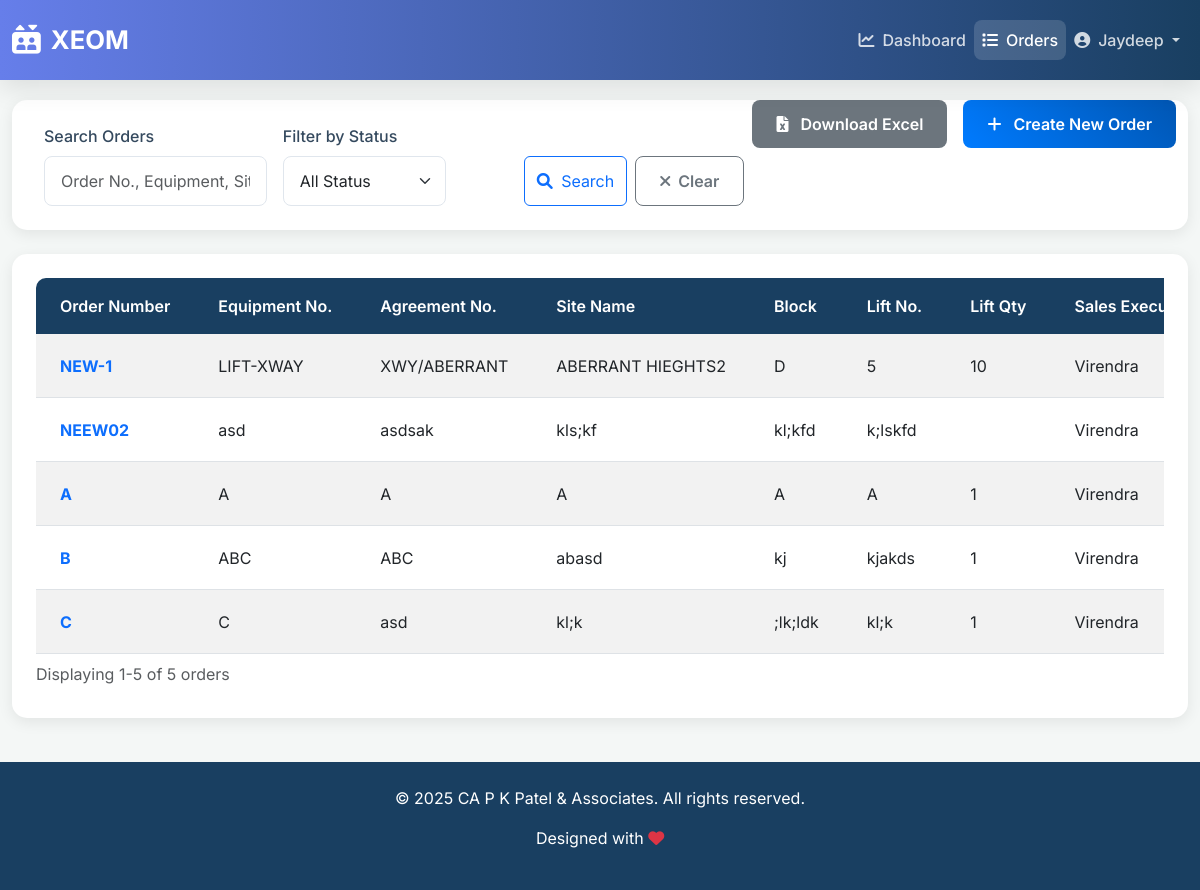
The page /xeom/list/ (signed in) on the database its author committed.
### Xeom/models.py (models this page shows, shortened)
class order(models.Model):
    order_number = models.CharField(max_length=100, primary_key=True, verbose_name="Order Number")
    equipment_number = models.CharField(max_length=100, verbose_name="Equipment Number")
    agreement_number = models.CharField(max_length=100, verbose_name="Agreement Number")
    site_name = models.CharField(max_length=100, verbose_name="Site Name")
    block = models.CharField(max_length=100, verbose_name="Block")
    lift_number = models.CharField(max_length=100, verbose_name="Lift Number")
    lift_quantity = models.IntegerField(verbose_name="Lift Quantity")
    sales_executive = models.ForeignKey(User, on_delete=models.CASCADE, verbose_name="Sales Executive")
    order_release = models.DateField(verbose_name="Order Release Date", blank=True,null=True)
    supervisor_decided = models.DateField(verbose_name="Supervisor Decided Date",blank=True,null=True)
    supervisor = models.ForeignKey(User, on_delete=models.CASCADE, related_name='supervisor', verbose_name="Supervisor",blank=True,null=True)
    bom_ready = models.DateField(verbose_name="BOM Ready Date",blank=True,null=True)
    gad_send_for_sign = models.DateField(verbose_name="GAD Send for Sign Date",blank=True,null=True)
    kick_off_meeting = models.DateField(verbose_name="Kick Off Meeting Date",blank=True,null=True)
    scaffolding_message = models.DateField(verbose_name="Scaffolding Message Date",blank=True,null=True)
    scaffolding_delivery = models.DateField(verbose_name="Scaffolding Delivery Date",blank=True,null=True)
    erector = models.CharField(max_length=100, verbose_name="Erector Name", choices=[('SOVANJI','SOVANJI'),('PRAVINBHAI','PRAVINBHAI'),('ROSHANBHAI','ROSHANBHAI'),('BHAVESHBHAI','BHAVESHBHAI'),('JATINBHAI','JATINBHAI'),('DIPAKBHAI','DIPAKBHAI'),('KIRANBHAI','KIRANBHAI'),('MUNAVARBHAI','MUNAVARBHAI'),('KAUSHIKBHAI','KAUSHIKBHAI'),('RAJU','RAJU'),('ASHOKBHAI','ASHOKBHAI'),('OM PRAKASH','OM PRAKASH')],blank=True, null=True)
    erector_decided = models.DateField(verbose_name="Erector Decided Date",blank=True,null=True)
    erector_file_ready = models.DateField(verbose_name="Erector File Ready Date",blank=True,null=True)
    scaffolding_installation = models.DateField(verbose_name="Scaffolding Installation Date",blank=True,null=True)
    reading_receipt = models.DateField(verbose_name="Reading Receipt Date",blank=True,null=True)
    po_release = models.JSONField(verbose_name="PO Release", default=dict,blank=True,null=True)
    material_dump = models.JSONField(verbose_name="Material Dump", default=dict,blank=True,null=True)
    installation = models.JSONField(verbose_name="Installation Date", default=dict,blank=True,null=True)
    lift_handover = models.DateField(verbose_name="Lift Handover Date",blank=True,null=True)
    gad_sign_complete = models.DateField(verbose_name="GAD Sign Complete Date",blank=True,null=True)
    form_a_submitted = models.DateField(verbose_name="Form A Submitted Date",blank=True,null=True)
    form_a_permission_received = models.DateField(verbose_name="Form Permission Received Date",blank=True,null=True)
    form_b_submitted = models.DateField(verbose_name="Form B Submitted Date",blank=True,null=True)
    license_received = models.DateField(verbose_name="License Received Date",blank=True,null=True)
    license_handover = models.DateField(verbose_name="License Handover Date",blank=True,null=True)
    handover_oc_submitted = models.DateField(verbose_name="Handover OC Submitted Date",blank=True,null=True)
    email_to_maintenance = models.DateField(verbose_name="Email to Maintenance Date",blank=True,null=True)
    receipt_by_maintenance = models.DateField(verbose_name="Receipt by Maintenance Date",blank=True,null=True)
    status = models.CharField(max_length=100,verbose_name="Status", default="In Progress", choices=[('In Progress', 'In Progress'),('Completed', 'Completed'),])
    history = HistoricalRecords()

### Xeom/views.py (the view, shortened to what this page needs)
# urls.py: path('list/', views.OrderListView.as_view(), name='order_list'),
class OrderListView(LoginRequiredMixin, ListView):
    model = order
    template_name = 'order_list.html'
    context_object_name = 'orders'
    paginate_by = 10
    def get_queryset(self):
        if self.request.user.groups.filter(name='Admin').exists():
            queryset = order.objects.all()
        else:
            queryset = order.objects.all().filter(order_release__isnull=False)
        status = self.request.GET.get('status')
        search = self.request.GET.get('search')
        if status:
            queryset = queryset.filter(status=status)
        return queryset.order_by('-order_release')

### Xeom/templates/order_list.html (shortened to what this page needs)
{% extends "base.html" %}
{% load static %}
{% block content %}
<div class="container-fluid">
    <a href="{% url 'order_create' %}" class="btn btn-primary float-end">
        <i class="fas fa-plus me-2"></i> Create New Order
    </a>
    <a href="{% url 'export_orders_xls' %} " class="btn btn-secondary float-end me-3">
        <i class="fas fa-file-excel me-2"></i> Download Excel
    </a>
</div>
<div class="search-form">
    <form method="get" class="row g-3 align-items-end">
        <div class="col-md-4 col-lg-4">
            <label for="search-input" class="form-label">Search Orders</label>
            <input type="text" name="search" id="search-input" class="form-control" placeholder="Order No., Equipment, Site..." value="{{ request.GET.search }}">
        </div>
        <div class="col-md-3 col-lg-3">
            <label for="status-select" class="form-label">Filter by Status</label>
            <select name="status" id="status-select" class="form-select">
                <option value="">All Status</option>
            </select>
        </div>
        <div class="col-md-5 col-lg-5 d-flex justify-content-end">
            <button type="submit" class="btn btn-outline-primary me-2">
                <i class="fas fa-search me-1"></i> Search
            </button>
            <a href="{% url 'order_list' %}" class="btn btn-outline-secondary">
                <i class="fas fa-times me-1"></i> Clear
            </a>
        </div>
    </form>
</div>
<div class="card">
    <div class="card-body">
        <div class="table-responsive">
            <table class="table table-striped table-hover">
                <caption>Displaying {{ page_obj.start_index|default:0 }}-{{ page_obj.end_index|default:0 }} of {{ paginator.count }} orders</caption>
                <thead class="table-dark">
                    <tr>
                        <th>Order Number</th>
                        <th>Equipment No.</th>
                        <th>Agreement No.</th>
                        <th>Site Name</th>
                        <th>Block</th>
                        <th>Lift No.</th>
                        <th>Lift Qty</th>
                        <th>Sales Executive</th>
                    </tr>
                </thead>
                <tbody>
                    {% for order in orders %}
                    <tr>
                        <td>
                            <a href="{% url 'order_detail' order.order_number %}" class="text-decoration-none text-primary">
                                <strong>{{ order.order_number }}</strong>
                            </a>
                        </td>
                        <td>{{ order.equipment_number|default:"" }}</td>
                        <td>{{ order.agreement_number|default:"" }}</td>
                        <td>{{ order.site_name|default:"" }}</td>
                        <td>{{ order.block|default:"" }}</td>
                        <td>{{ order.lift_number|default:"" }}</td>
                        <td>{{ order.lift_quantity|default:"" }}</td>
                        <td>{{ order.sales_executive.get_full_name|default:order.sales_executive.username }}</td>
                    </tr>
                    {% endfor %}
                </tbody>
            </table>
        </div>
    </div>
</div>
{% endblock content %}

### Xeom/templates/base.html (shortened to what this page needs)
{% load static %}
<!DOCTYPE html>
<html lang="en">
<head>
    <link href="https://cdn.jsdelivr.net/npm/bootstrap@5.3.0/dist/css/bootstrap.min.css" rel="stylesheet">
    <link href="https://cdnjs.cloudflare.com/ajax/libs/font-awesome/6.0.0/css/all.min.css" rel="stylesheet">
</head>
<body>
    <nav class="navbar navbar-expand-lg">
        <div class="container-fluid">
            <a class="navbar-brand" href="{% url 'dashboard' %}">
                <i class="fas fa-elevator"></i> XEOM
            </a>
            <div class="collapse navbar-collapse justify-content-end" id="navbarNav">
                <ul class="navbar-nav">
                    <li class="nav-item">
                        <a class="nav-link {% if request.resolver_match.url_name == 'dashboard' %}active{% endif %}" aria-current="page" href="{% url 'dashboard' %}">
                            <i class="fas fa-chart-line me-2"></i>Dashboard
                        </a>
                    </li>
                    <li class="nav-item">
                        <a class="nav-link {% if request.resolver_match.url_name == 'order_list' %}active{% endif %}" href="{% url 'order_list' %}">
                            <i class="fas fa-list me-2"></i>Orders
                        </a>
                    </li>
                    {% if user.is_authenticated %}
                    <li class="nav-item dropdown">
                        <a class="nav-link dropdown-toggle" href="#" id="navbarDropdown" role="button" data-bs-toggle="dropdown" aria-expanded="false">
                            <i class="fas fa-user-circle me-2"></i>{{ user.get_full_name|default:user.username }}
                        </a>
                    </li>
                    {% else %}
                    <li class="nav-item">
                        <a class="nav-link" href="{% url 'login' %}">
                            <i class="fas fa-sign-in-alt me-2"></i>Login
                        </a>
                    </li>
                    {% endif %}
                </ul>
            </div>
        </div>
    </nav>
    <div class="container-fluid main-content">
        {% block content %}
        {% endblock content %}
    </div>
    <footer class="footer">
        <div class="container-fluid">
            <p>&copy; 2025 CA P K Patel & Associates. All rights reserved.</p>
            <p>Designed with <i class="fas fa-heart text-danger"></i> </p>
        </div>
    </footer>
</body>
</html>

### Xeom/templates/base.html (style rules this page uses)
:root { --primary-color: #667eea; --accent-color: #3498db; --text-color: #34495e; --light-bg: #f8f9fa; --dark-bg: #2c3e50; --card-bg: #ffffff; --border-color: #e9ecef; --shadow-light: 0 4px 15px rgba(0,0,0,0.08); --shadow-medium: 0 8px 25px rgba(0,0,0,0.1); --secondary-color: #193f61; --success-color: #28a745; --warning-color: #ffc107; --danger-color: #dc3545; --info-color: #17a2b8; --light-bg: #f4f7f6; --white-bg: #ffffff; --border-color: #e0e6ed; --text-dark: #2c3e50; --text-muted: #7f8c8d; --header-gradient-start: #4a69bd; --header-gradient-end: #183571; --card-shadow: 0 4px 15px rgba(0,0,0,0.07); }
body { font-family: 'Inter', sans-serif; background-color: var(--light-bg); color: var(--text-color); min-height: 100vh; display: flex; flex-direction: column; }
.navbar { background: linear-gradient(90deg, var(--primary-color) 0%, var(--secondary-color) 100%); box-shadow: var(--shadow-medium); padding: 1rem 0; }
.navbar-brand { color: white !important; font-weight: 700; font-size: 1.6rem; display: flex; align-items: center; }
.navbar-brand i { margin-right: 10px; font-size: 1.8rem; }
.navbar-nav .nav-link { color: rgba(255, 255, 255, 0.8) !important; font-weight: 500; padding: 0.5rem 1rem; border-radius: 8px; transition: all 0.3s ease; }
.navbar-nav .nav-link:hover, .navbar-nav .nav-link.active { color: white !important; background-color: rgba(255, 255, 255, 0.15); }
.main-content { flex: 1; padding-top: 20px; padding-bottom: 20px; }
.card { border: none; border-radius: 15px; box-shadow: var(--shadow-light); overflow: hidden; margin-bottom: 1.5rem; }
.card-body { padding: 1.5rem; }
.btn-primary { background: linear-gradient(45deg, #007bff 0%, #0056b3 100%); border: none; border-radius: 8px; padding: 0.75rem 1.5rem; font-weight: 600; transition: all 0.3s ease; }
.btn-secondary { background-color: #6c757d; border: none; border-radius: 8px; padding: 0.75rem 1.5rem; font-weight: 600; transition: all 0.3s ease; }
.btn-outline-secondary { border-color: #6c757d; color: #6c757d; border-radius: 8px; padding: 0.75rem 1.5rem; font-weight: 600; transition: all 0.3s ease; }
.form-control, .form-select { border-radius: 8px; padding: 0.75rem 1rem; border: 1px solid var(--border-color); transition: border-color 0.3s ease, box-shadow 0.3s ease; }
.form-label { font-weight: 500; color: var(--text-color); margin-bottom: 0.5rem; }
.table { border-radius: 10px; overflow: hidden; margin-bottom: 0; }
.table thead th { background-color: var(--secondary-color); color: white; border-bottom: none; padding: 1rem 1.5rem; font-weight: 600; }
.table tbody tr { transition: background-color 0.2s ease; }
.table tbody td { padding: 1rem 1.5rem; vertical-align: middle; }
.footer { background-color: var(--secondary-color); color: white; padding: 1.5rem 0; text-align: center; margin-top: auto; }

### Xeom/templates/order_list.html (style rules this page uses)
.table-responsive { min-height: 400px; overflow-x: auto; }
.search-form { background: var(--card-bg); padding: 1.5rem; border-radius: 15px; margin-bottom: 1.5rem; box-shadow: var(--shadow-light); }
.table thead th { white-space: nowrap; }
.table tbody td { white-space: nowrap; }

### rows shown on the page
order: order_number "NEW-1", equipment_number "LIFT-XWAY", agreement_number "XWY/ABERRANT", site_name "ABERRANT HIEGHTS2", block "D", lift_number "5", lift_quantity "10", sales_executive.get_full_name "Virendra"
order: order_number "NEEW02", equipment_number "asd", agreement_number "asdsak", site_name "kls;kf", block "kl;kfd", lift_number "k;lskfd", sales_executive.get_full_name "Virendra"
order: order_number "A", equipment_number "A", agreement_number "A", site_name "A", block "A", lift_number "A", lift_quantity "1", sales_executive.get_full_name "Virendra"
order: order_number "B", equipment_number "ABC", agreement_number "ABC", site_name "abasd", block "kj", lift_number "kjakds", lift_quantity "1", sales_executive.get_full_name "Virendra"
order: order_number "C", equipment_number "C", agreement_number "asd", site_name "kl;k", block ";lk;ldk", lift_number "kl;k", lift_quantity "1", sales_executive.get_full_name "Virendra"

### other values the page prints
{{ user.get_full_name|default:user.username }} "Jaydeep"
{{ page_obj.start_index|default:0 }} "1"
{{ page_obj.end_index|default:0 }} "5"
{{ paginator.count }} "5"
